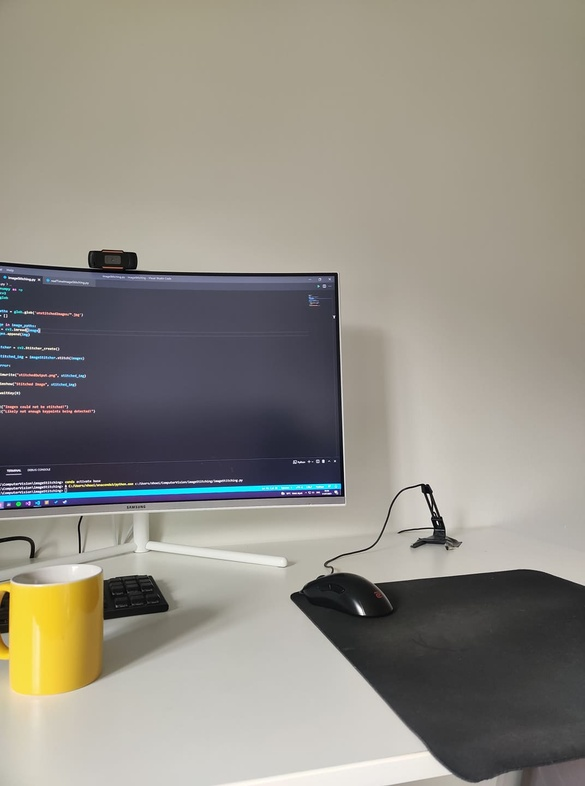
#> input picture Input_Images/panaroma_images/first.jpg, 585 x 786 px, shrunk from 1072 x 1440 before the run, found by its file name; the run also reads 2 pictures not shown here
$ jupyter execute panaroma.ipynb
#> lines starting #> are read from the running program, lines starting #| are printed output that depends on the picture
[cell 1]
import cv2 as cv
import matplotlib.pyplot as plt
import os

image_paths = [
    "/content/first.jpg",
    "/content/second.jpg",
    "/content/third.jpg"
]


def process_images(image_paths):
    sift = cv.SIFT_create()

    fig, axes = plt.subplots(1, 3, figsize=(15, 5))

    for i, img_path in enumerate(image_paths):

        imgGray = cv.imread(img_path, cv.IMREAD_GRAYSCALE)
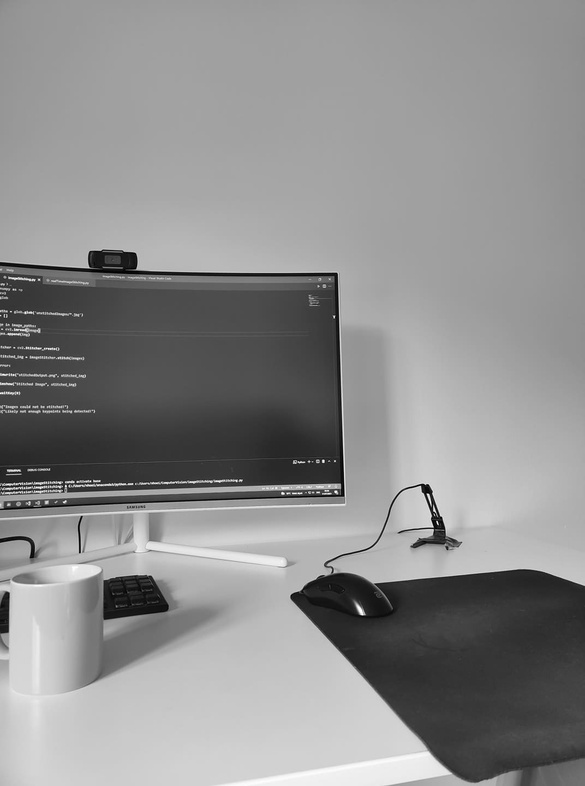
#> imgGray: shape (786, 585); min 0, max 255, mean 141.4

        if imgGray is None:
            print(f"Error: Image not found at {img_path}")
            continue


        keypoints = sift.detect(imgGray, None)
#> keypoints = 260 keypoints; strongest (x, y, size): (323, 461, 2), (336, 492, 1.9), (283, 493, 1.9), (361, 611, 4.7)
        imgGray = cv.drawKeypoints(imgGray, keypoints, imgGray, flags=cv.DRAW_MATCHES_FLAGS_DRAW_RICH_KEYPOINTS)
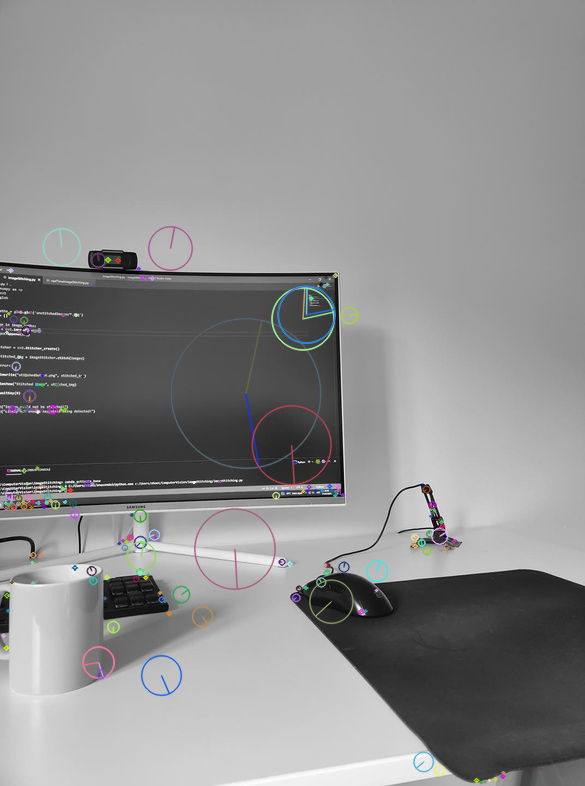
#> imgGray: shape (786, 585, 3); mean of channels 0, 1, 2 141.8, 141.7, 141.7; drawn as B, G, R

        axes[i].imshow(imgGray, cmap='gray')
        axes[i].set_title(f"Image {i+1}")
        axes[i].axis("off")
#> pass 2 of the loop in process_images, `for i, img_path in enumerate(image_paths):`:
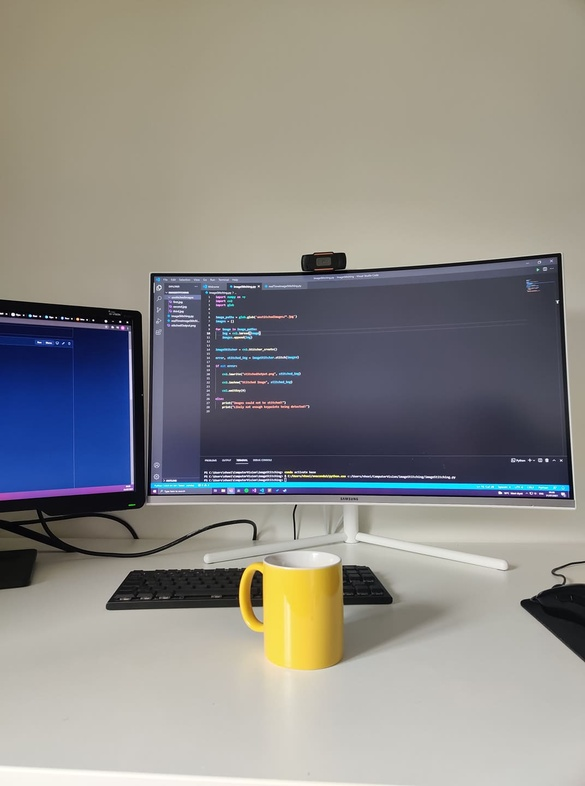
#> input picture Input_Images/panaroma_images/second.jpg, 585 x 786 px, shrunk from 1072 x 1440 before the run, found by its file name
#> in process_images, `imgGray = cv.imread(img_path, cv.IMREAD_GRAYSCALE)`:
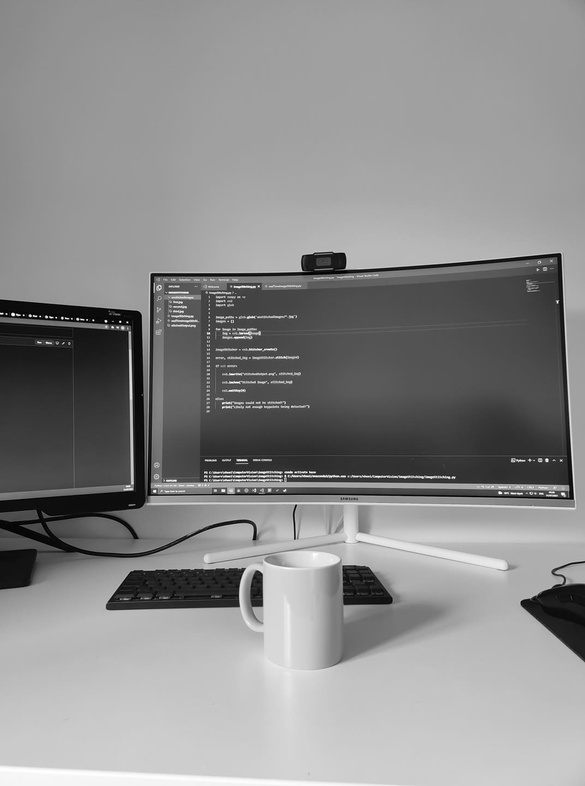
#> imgGray: shape (786, 585); min 0, max 255, mean 139.2
#> keypoints = 417 keypoints; strongest (x, y, size): (547, 460, 2.3), (500, 493, 2.1), (154, 491, 2), (563, 494, 2.4)
#> in process_images, `imgGray = cv.drawKeypoints(imgGray, keypoints, imgGray, flags=cv.DRAW_..`:
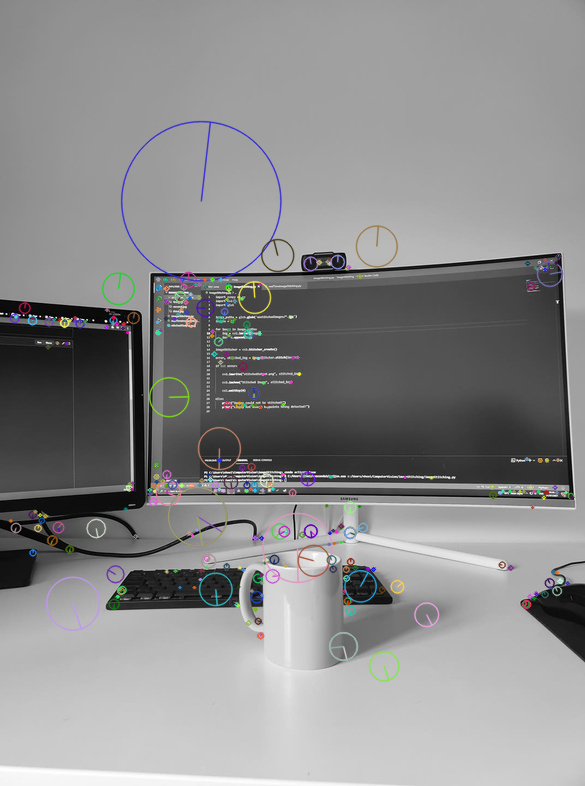
#> imgGray: shape (786, 585, 3); mean of channels 0, 1, 2 139.6, 139.3, 139.4; drawn as B, G, R
#> pass 3 of the loop in process_images, `for i, img_path in enumerate(image_paths):`:
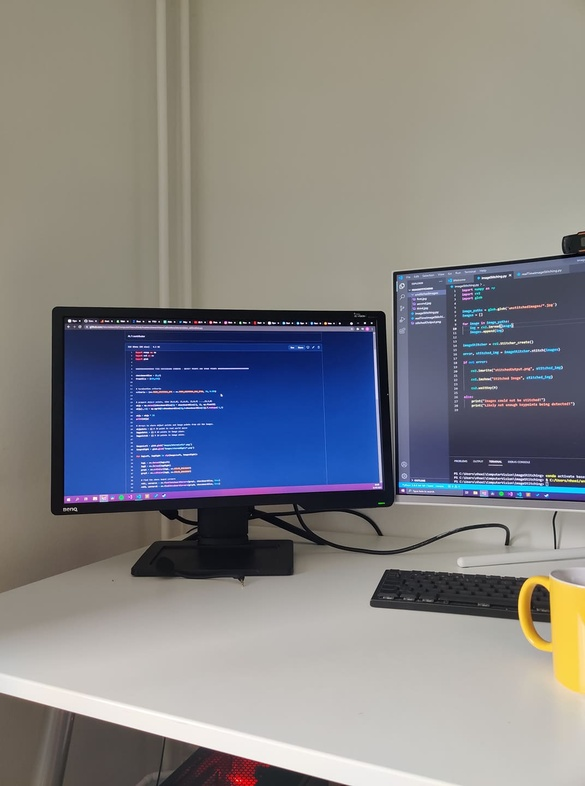
#> input picture Input_Images/panaroma_images/third.jpg, 585 x 786 px, shrunk from 1072 x 1440 before the run, found by its file name
#> in process_images, `imgGray = cv.imread(img_path, cv.IMREAD_GRAYSCALE)`:
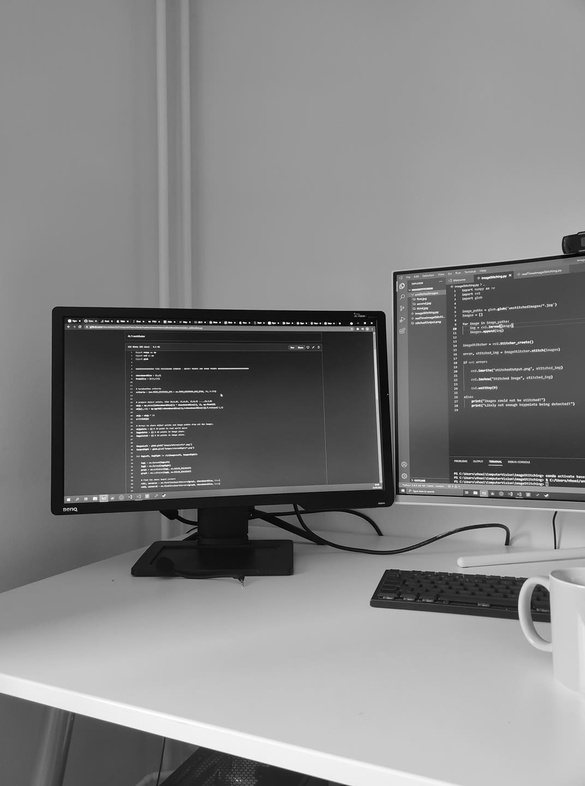
#> imgGray: shape (786, 585); min 0, max 255, mean 130.9
#> keypoints = 503 keypoints; strongest (x, y, size): (269, 323, 1.9), (69, 321, 2.1), (403, 490, 1.9), (86, 321, 2.2)
#> in process_images, `imgGray = cv.drawKeypoints(imgGray, keypoints, imgGray, flags=cv.DRAW_..`:
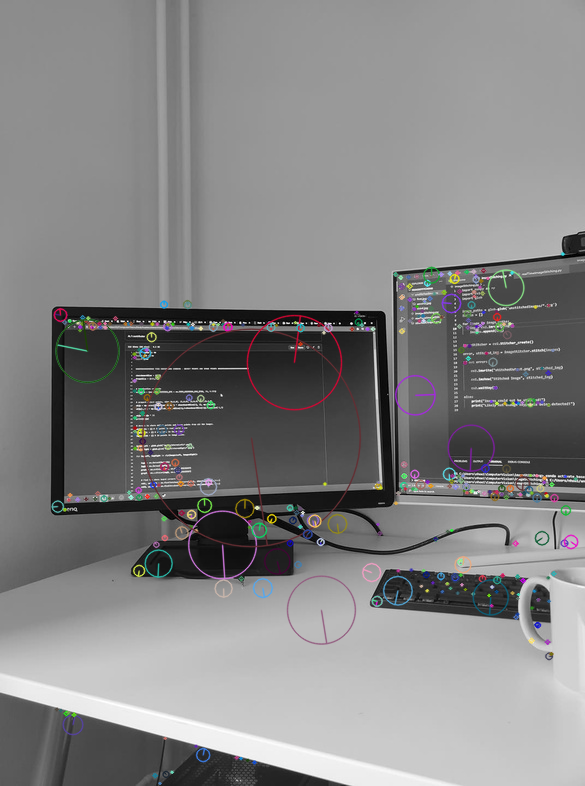
#> imgGray: shape (786, 585, 3); mean of channels 0, 1, 2 131.7, 131.5, 131.8; drawn as B, G, R
    plt.show()
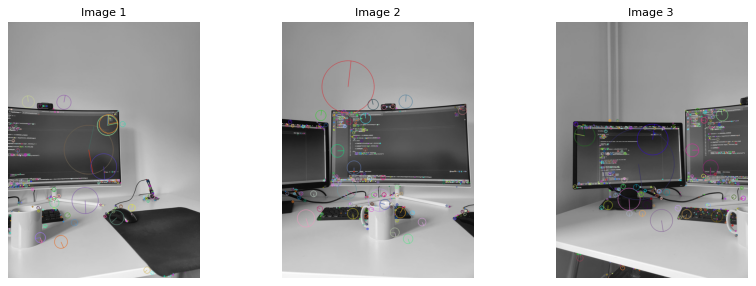
#> figure drawn by matplotlib, 3 panels


process_images(image_paths)

[cell 2]
import numpy as np
import cv2
import imutils
import glob
import os
from google.colab.patches import cv2_imshow
from google.colab import files

image_paths = [
    "/content/third.jpg",
    "/content/second.jpg",
    "/content/first.jpg"
]

image_paths.sort(reverse=True)
images = [cv2.imread(img) for img in image_paths]
#> images = 3 items

imageStitcher = cv2.Stitcher_create()

error, stitched_img = imageStitcher.stitch(images)
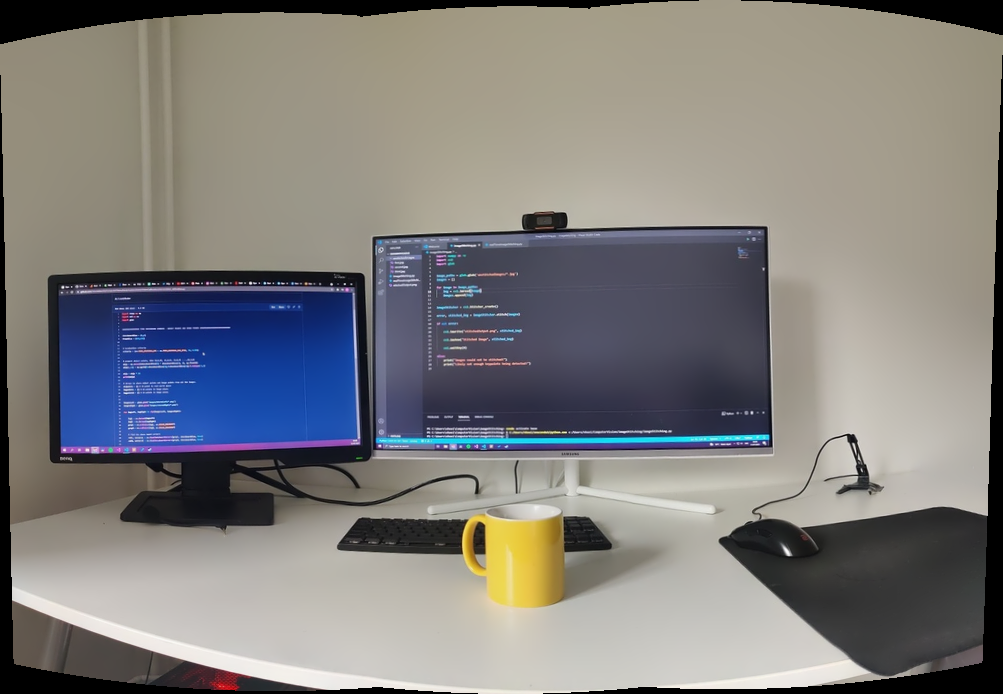
#> stitched_img: shape (694, 1003, 3); mean of channels 0, 1, 2 124.8, 126, 127.5; drawn as B, G, R
#> error = 0

if not error:

    final_stitched_filename = "stitchedOutputProcessed.png"
    cv2.imwrite(final_stitched_filename, stitched_img)
    cv2_imshow(stitched_img)

    print("Downloading Stitched Image...")
    files.download(final_stitched_filename)

else:
    print("Images could not be stitched! Not enough keypoints detected.")
